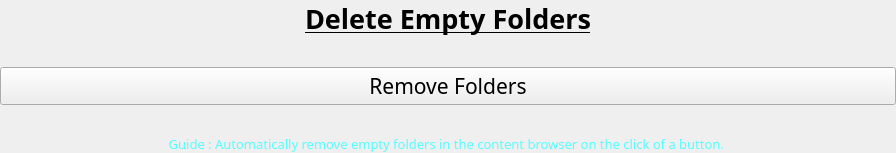
           <widget class="QWidget" name="page_6">
            <property name="geometry">
             <rect>
              <x>0</x>
              <y>0</y>
              <width>896</width>
              <height>146</height>
             </rect>
            </property>
            <property name="sizePolicy">
             <sizepolicy hsizetype="Preferred" vsizetype="Fixed">
              <horstretch>0</horstretch>
              <verstretch>0</verstretch>
             </sizepolicy>
            </property>
            <attribute name="label">
             <string>Delete Empty Folders</string>
            </attribute>
            <layout class="QVBoxLayout" name="verticalLayout_9">
             <property name="leftMargin">
              <number>0</number>
             </property>
             <property name="topMargin">
              <number>0</number>
             </property>
             <property name="rightMargin">
              <number>0</number>
             </property>
             <property name="bottomMargin">
              <number>0</number>
             </property>
             <item>
              <layout class="QVBoxLayout" name="verticalLayout_22">
               <property name="spacing">
                <number>30</number>
               </property>
               <item>
                <layout class="QVBoxLayout" name="verticalLayout_23">
                 <item>
                  <widget class="QLabel" name="label_32">
                   <property name="enabled">
                    <bool>true</bool>
                   </property>
                   <property name="sizePolicy">
                    <sizepolicy hsizetype="Preferred" vsizetype="Preferred">
                     <horstretch>0</horstretch>
                     <verstretch>0</verstretch>
                    </sizepolicy>
                   </property>
                   <property name="font">
                    <font>
                     <family>Century Gothic</family>
                     <pointsize>20</pointsize>
                     <bold>true</bold>
                     <underline>true</underline>
                    </font>
                   </property>
                   <property name="autoFillBackground">
                    <bool>false</bool>
                   </property>
                   <property name="text">
                    <string>Delete Empty Folders</string>
                   </property>
                   <property name="alignment">
                    <set>Qt::AlignCenter</set>
                   </property>
                   <property name="wordWrap">
                    <bool>false</bool>
                   </property>
                  </widget>
                 </item>
                </layout>
               </item>
               <item>
                <widget class="QPushButton" name="btn_deleteempfolders">
                 <property name="font">
                  <font>
                   <family>Century Gothic</family>
                   <pointsize>16</pointsize>
                  </font>
                 </property>
                 <property name="styleSheet">
                  <string notr="true"/>
                 </property>
                 <property name="text">
                  <string>Remove Folders</string>
                 </property>
                </widget>
               </item>
               <item>
                <widget class="QLabel" name="label_33">
                 <property name="font">
                  <font>
                   <family>Century Gothic</family>
                   <pointsize>10</pointsize>
                  </font>
                 </property>
                 <property name="styleSheet">
                  <string notr="true">color: rgb(85, 255, 255);
</string>
                 </property>
                 <property name="text">
                  <string>Guide : Automatically remove empty folders in the content browser on the click of a button. </string>
                 </property>
                 <property name="alignment">
                  <set>Qt::AlignCenter</set>
                 </property>
                </widget>
               </item>
              </layout>
             </item>
            </layout>
           </widget>
